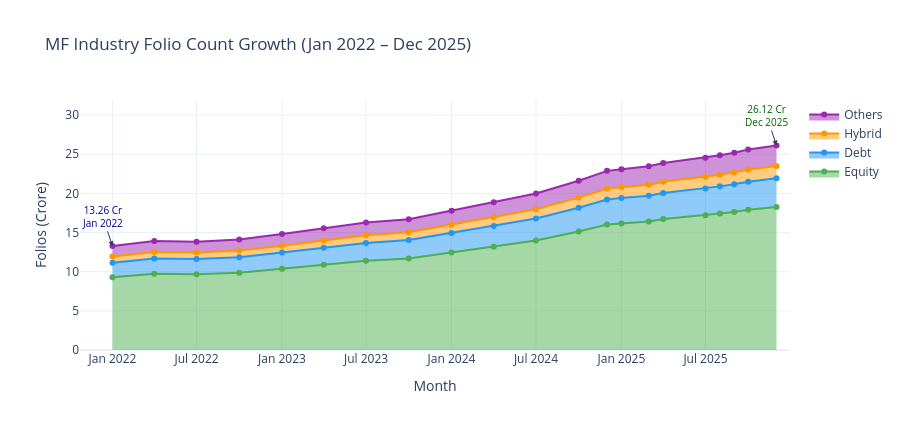

The code cell stored with this chart in its notebook:
### Markdown cell above
## Chart 7 — Industry Folio Count Growth (Jan 2022 – Dec 2025)
From 13.26 Cr to 26.12 Cr — a 2x growth in 4 years.

### Code cell
fig = go.Figure()

folio_cols = {
    'equity_folios_crore'  : 'Equity',
    'debt_folios_crore'    : 'Debt',
    'hybrid_folios_crore'  : 'Hybrid',
    'others_folios_crore'  : 'Others'
}
colors_folio = ['#4CAF50','#2196F3','#FF9800','#9C27B0']

for (col, label), color in zip(folio_cols.items(), colors_folio):
    fig.add_trace(go.Scatter(
        x=folio['month'], y=folio[col],
        name=label, mode='lines+markers',
        stackgroup='one',
        line=dict(color=color),
        hovertemplate=f'{label}: %{{y:.2f}} Cr<extra></extra>'
    ))

# Milestone markers
fig.add_annotation(x='2022-01-01', y=13.26,
    text='13.26 Cr<br>Jan 2022', showarrow=True,
    arrowhead=2, font=dict(size=10, color='darkblue'))
fig.add_annotation(x='2025-12-01', y=26.12,
    text='26.12 Cr<br>Dec 2025', showarrow=True,
    arrowhead=2, font=dict(size=10, color='darkgreen'))

fig.update_layout(
    title='MF Industry Folio Count Growth (Jan 2022 – Dec 2025)',
    xaxis_title='Month', yaxis_title='Folios (Crore)',
    height=430, template='plotly_white', hovermode='x unified'
)
fig.write_image(str(CHART_DIR / 'chart_07_folio_growth.png'), width=1200, height=430)
fig.show()
print(' Chart 7 saved')

### Figure 1 — Plotly figure (JSON) as saved in the notebook; plotly's stock layout.template omitted (floating-point values rounded to 4 significant figures)
{"data": [{"hovertemplate": "Equity: %{y:.2f} Cr<extra></extra>", "line": {"color": "#4CAF50"}, "mode": "lines+markers", "name": "Equity", "stackgroup": "one", "type": "scatter", "x": ["2022-01-01T00:00:00", "2022-04-01T00:00:00", "2022-07-01T00:00:00", "2022-10-01T00:00:00", "2023-01-01T00:00:00", "2023-04-01T00:00:00", "2023-07-01T00:00:00", "2023-10-01T00:00:00", "2024-01-01T00:00:00", "2024-04-01T00:00:00", "2024-07-01T00:00:00", "2024-10-01T00:00:00", "2024-12-01T00:00:00", "2025-01-01T00:00:00", "2025-03-01T00:00:00", "2025-04-01T00:00:00", "2025-07-01T00:00:00", "2025-08-01T00:00:00", "2025-09-01T00:00:00", "2025-10-01T00:00:00", "2025-12-01T00:00:00"], "y": [9.28, 9.74, 9.69, 9.88, 10.37, 10.88, 11.4, 11.7, 12.45, 13.2, 13.99, 15.13, 16.02, 16.17, 16.42, 16.72, 17.2, 17.42, 17.63, 17.92, 18.28]}, {"hovertemplate": "Debt: %{y:.2f} Cr<extra></extra>", "line": {"color": "#2196F3"}, "mode": "lines+markers", "name": "Debt", "stackgroup": "one", "type": "scatter", "x": ["2022-01-01T00:00:00", "2022-04-01T00:00:00", "2022-07-01T00:00:00", "2022-10-01T00:00:00", "2023-01-01T00:00:00", "2023-04-01T00:00:00", "2023-07-01T00:00:00", "2023-10-01T00:00:00", "2024-01-01T00:00:00", "2024-04-01T00:00:00", "2024-07-01T00:00:00", "2024-10-01T00:00:00", "2024-12-01T00:00:00", "2025-01-01T00:00:00", "2025-03-01T00:00:00", "2025-04-01T00:00:00", "2025-07-01T00:00:00", "2025-08-01T00:00:00", "2025-09-01T00:00:00", "2025-10-01T00:00:00", "2025-12-01T00:00:00"], "y": [1.86, 1.95, 1.94, 1.98, 2.07, 2.18, 2.28, 2.34, 2.49, 2.64, 2.8, 3.03, 3.2, 3.23, 3.28, 3.34, 3.44, 3.48, 3.53, 3.58, 3.66]}, {"hovertemplate": "Hybrid: %{y:.2f} Cr<extra></extra>", "line": {"color": "#FF9800"}, "mode": "lines+markers", "name": "Hybrid", "stackgroup": "one", "type": "scatter", "x": ["2022-01-01T00:00:00", "2022-04-01T00:00:00", "2022-07-01T00:00:00", "2022-10-01T00:00:00", "2023-01-01T00:00:00", "2023-04-01T00:00:00", "2023-07-01T00:00:00", "2023-10-01T00:00:00", "2024-01-01T00:00:00", "2024-04-01T00:00:00", "2024-07-01T00:00:00", "2024-10-01T00:00:00", "2024-12-01T00:00:00", "2025-01-01T00:00:00", "2025-03-01T00:00:00", "2025-04-01T00:00:00", "2025-07-01T00:00:00", "2025-08-01T00:00:00", "2025-09-01T00:00:00", "2025-10-01T00:00:00", "2025-12-01T00:00:00"], "y": [0.8, 0.83, 0.83, 0.85, 0.89, 0.93, 0.98, 1.0, 1.07, 1.13, 1.2, 1.3, 1.37, 1.39, 1.41, 1.43, 1.47, 1.49, 1.51, 1.54, 1.57]}, {"hovertemplate": "Others: %{y:.2f} Cr<extra></extra>", "line": {"color": "#9C27B0"}, "mode": "lines+markers", "name": "Others", "stackgroup": "one", "type": "scatter", "x": ["2022-01-01T00:00:00", "2022-04-01T00:00:00", "2022-07-01T00:00:00", "2022-10-01T00:00:00", "2023-01-01T00:00:00", "2023-04-01T00:00:00", "2023-07-01T00:00:00", "2023-10-01T00:00:00", "2024-01-01T00:00:00", "2024-04-01T00:00:00", "2024-07-01T00:00:00", "2024-10-01T00:00:00", "2024-12-01T00:00:00", "2025-01-01T00:00:00", "2025-03-01T00:00:00", "2025-04-01T00:00:00", "2025-07-01T00:00:00", "2025-08-01T00:00:00", "2025-09-01T00:00:00", "2025-10-01T00:00:00", "2025-12-01T00:00:00"], "y": [1.33, 1.39, 1.38, 1.41, 1.48, 1.55, 1.63, 1.67, 1.78, 1.89, 2.0, 2.16, 2.29, 2.31, 2.35, 2.39, 2.46, 2.49, 2.52, 2.56, 2.61]}], "layout": {"annotations": [{"arrowhead": 2, "font": {"color": "darkblue", "size": 10}, "showarrow": true, "text": "13.26 Cr<br>Jan 2022", "x": "2022-01-01", "y": 13.26}, {"arrowhead": 2, "font": {"color": "darkgreen", "size": 10}, "showarrow": true, "text": "26.12 Cr<br>Dec 2025", "x": "2025-12-01", "y": 26.12}], "height": 430, "hovermode": "x unified", "title": {"text": "MF Industry Folio Count Growth (Jan 2022 – Dec 2025)"}, "xaxis": {"title": {"text": "Month"}}, "yaxis": {"title": {"text": "Folios (Crore)"}}}}
